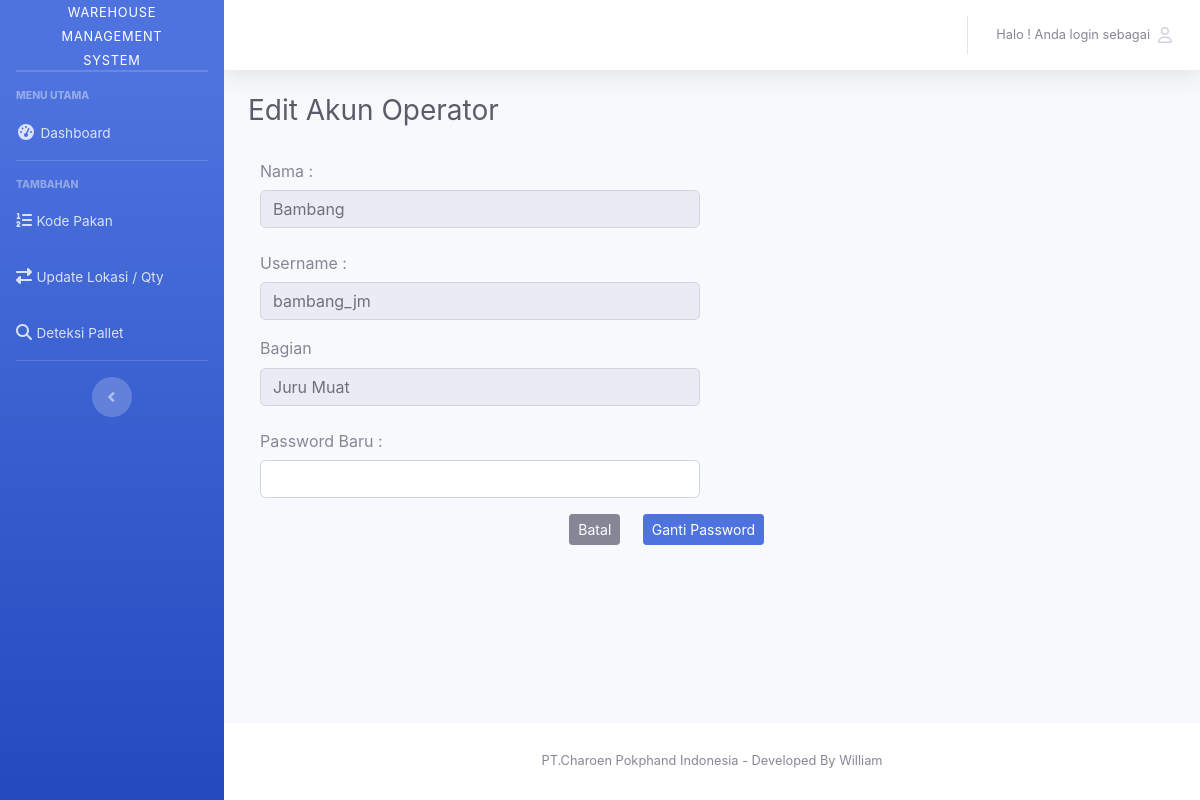
/auth/gantipasswordoperator/23, run on the app's committed database.
### tables this page shows
CREATE TABLE `user` (
  `id_user` int(11) NOT NULL AUTO_INCREMENT,
  `nama` varchar(256) NOT NULL,
  `username` varchar(256) NOT NULL,
  `role` enum('Admin','Operator Packing','Juru Muat') NOT NULL,
  `password` varchar(256) NOT NULL,
  PRIMARY KEY (`id_user`),
  KEY `role` (`role`)
);

### application/controllers/auth.php (called while the page is built, shortened)
<?php
class auth extends CI_Controller
{
    public function __construct()
    {
        $this->load->library('form_validation');
        $this->load->model('M_auth');
        $this->load->library('session');
        $this->load->helper('url');
    }
    public function gantipasswordoperator($id_user)
    {
        $data['user'] = $this->M_auth->ambildataoperator($id_user);
        $this->form_validation->set_rules('password', 'Password', 'required|trim');
        if ($this->form_validation->run() == FALSE) {
            $judul['page_title'] = 'Edit akun Operator';
            $this->load->view('templates/header', $judul);
            $this->load->view('V_gantipassword_operator', $data);
            $this->load->view('templates/footer');
        } else {
            $this->M_auth->gantipasswordoperator();
            $this->session->set_flashdata('message_berhasil_gantipass', '<div class="alert alert-success" role="alert">
                </div>');
            redirect('auth/kelolaakun');
        }
    }
}

### index.php (called while the page is built, shortened)
<?php
require_once BASEPATH.'core/CodeIgniter.php';

### application/models/M_auth.php (called while the page is built, shortened)
<?php
class M_auth extends CI_Model
{
    public function ambildataoperator($id_user)
    {
        return $this->db->get_where('user', ['id_user' => $id_user])->row_array();
    }
}

### application/views/V_gantipassword_operator.php (the view, shortened to what this page needs)
<div class="container-fluid">
    <div class="d-sm-flex align-items-center justify-content-between mb-4">
        <h1 class="h3 mb-0 text-gray-800">Edit Akun Operator</h1>
    </div>
    <div class="">
        <form method="POST" action="">
            <div class="form-group col-md-6">
                <label for="recipient-name" class="col-form-label">Nama :</label>
                <input type="text" class="form-control" id="nama" name="nama" autocomplete="off" readonly value="<?= $user['nama']; ?>">
            </div>
            <div class="form-group col-md-6">
                <label for="message-text" class="col-form-label">Username :</label>
                <input type="text" class="form-control" id="username" name="username" readonly required autocomplete="off" value="<?= $user['username']; ?>"></input>
            </div>
            <div class="form-group col-md-6">
                <label for="inputState">Bagian</label>
                <input type="text" class="form-control" id="role" name="role" readonly required autocomplete="off" value="<?= $user['role']; ?>"></input>
            </div>
            <div class="form-group col-md-6">
                <label for="message-text" class="col-form-label">Password Baru :</label>
                <input type="password" class="form-control" id="password" name="password" required></input>
            </div>
            <div class="form-group col-md-8 float-right">
                <a type="button" class="btn btn-sm btn-secondary" href="<?= base_url() ?>auth/kelolaakun">Batal</a>
                <button type="submit" class="btn btn-sm btn-primary">Ganti Password</button>
            </div>
        </form>
    </div>
</div>
</div>

### data on the page
user: nama "Bambang", username "bambang_jm", role "Juru Muat"
